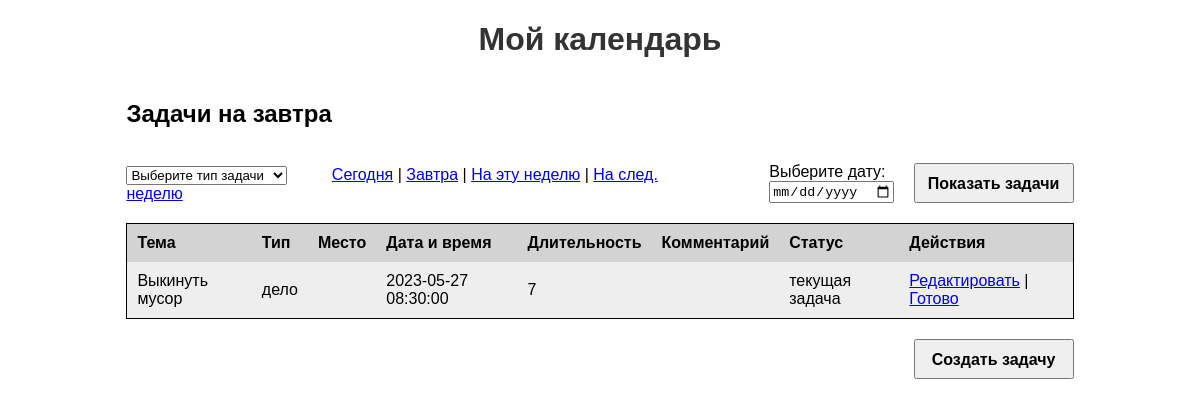
The app's page /index.php?action=tomorrow with its own data.
### tables this page shows
CREATE TABLE `tasks` (
  `id` int(10) UNSIGNED NOT NULL,
  `topic` varchar(255) NOT NULL,
  `type` enum('встреча','звонок','совещание','дело') NOT NULL,
  `location` varchar(255) DEFAULT NULL,
  `date_time` datetime NOT NULL,
  `duration` int(11) DEFAULT NULL,
  `comment` text,
  `status` enum('текущая задача','просроченная','готово') NOT NULL DEFAULT 'текущая задача'
);

### logic/controller.php (called while the page is built, shortened)
<?php
require_once 'model.php';
class bdController
{
public function tomorrow()
{
    $tasks = bdModel::getTasksForTomorrow();
    $listTitle = 'Задачи на завтра';
    include 'display/index.php';
}
}

### logic/model.php (called while the page is built, shortened)
<?php
class bdModel
{
    public static function getTasksByDate($date)
{
    global $pdo;
    $stmt = $pdo->prepare('SELECT * FROM tasks WHERE DATE(date_time) = ?');
    $stmt->execute([$date]);
    return $stmt->fetchAll(PDO::FETCH_ASSOC);
}
    public static function getTasksForTomorrow()
    {
        $tomorrow = date('Y-m-d', strtotime('+1 day'));
        return self::getTasksByDate($tomorrow);
    }
}

### display/index.php (the view, shortened to what this page needs)
<!DOCTYPE html>
<html>
<head>
</head>
<body>
  <h1>Мой календарь</h1>
  <div class="typoHeader">
    <div class="selectTask">
      <?php if (isset($listTitle)): ?>
        <h2><?= $listTitle ?></h2>
    <?php endif; ?>
  	<br>
      <select onchange="location = this.value;">
        <option value="">Выберите тип задачи</option>
      </select>
      <a href="index.php?action=today">Сегодня</a> |
      <a href="index.php?action=tomorrow">Завтра</a> |
      <a href="index.php?action=week">На эту неделю</a> |
      <a href="index.php?action=nextweek">На след. неделю </a>
    </div>
   	<div class="selectDay">
      <form class="sDay" action="index.php?action=tasksByDate" method="POST">
        <div  class="selDay">
          <label for="date">Выберите дату:</label>
          <input type="date" id="date" name="date">
        </div>
        <button type="submit">Показать задачи</button>
    	</form>
    </div>
  </div>
  <div class="box">
      <table>
          <tr>
              <th>Тема</th>
              <th>Тип</th>
              <th>Место</th>
              <th>Дата и время</th>
              <th>Длительность</th>
              <th>Комментарий</th>
              <th>Статус</th>
              <th>Действия</th>
          </tr>
          <?php foreach ($tasks as $task): ?>
              <tr>
                  <td><?= $task['topic'] ?></td>
                  <td><?= $task['type'] ?></td>
                  <td><?= $task['location'] ?></td>
                  <td><?= $task['date_time'] ?></td>
                  <td><?= $task['duration'] ?></td>
                  <td><?= $task['comment'] ?></td>
                  <td><?= $task['status'] ?></td>
                  <td>
                      <a href="index.php?action=edit&id=<?= $task['id'] ?>">Редактировать</a> |
                      <?php if ($task['status'] !== 'готово'): ?>
                          <a href="index.php?action=markAsCompleted&id=<?= $task['id'] ?>">Готово</a>
                      <?php endif; ?>
                  </td>
              </tr>
          <?php endforeach; ?>
      </table>
      <button class="my-button" onclick="window.location.href = 'index.php?action=create';">Создать задачу</button>
  	</div>
</body>
</html>

### display/index.php (style rules this page uses)
.my-button { margin-top: 20px; margin-left:auto; margin-right:10%; cursor: pointer; }
button { padding: 10px; width: 160px; height: 40px; font-weight: bold; font-size: 16px; }
.box { width: 100%; display: flex; flex-direction: column; align-items: center; }
body { font-family: Calibry, sans-serif; }
h1 { color: #333; text-align: center; }
table { width: 80%; border-collapse: collapse; margin-top: 20px; }
th, td { padding: 10px; }
th { background-color: lightgray; font-weight: bold; text-align: left; }
tr:nth-child(even) { background-color: #eeeeee; }
.typoHeader { margin-left:10%; display: flex; width: 80%; }
select { margin-right: 40px; }
.selectTask { width: 60%; }
.selectDay { display: flex; width: 40%; margin-top: auto; font-size: 16px; justify-content: flex-end; }
.sDay { width: 100%; display: flex; justify-content: flex-end; }
.selDay { display: flex; justify-content: flex-end; flex-direction: column; margin-right: 20px; }

### records on screen
tasks: topic "Выкинуть мусор", type "дело", date_time "2023-05-27 08:30:00", duration "7", status "текущая задача"

### other values on screen
$listTitle "Задачи на завтра"
